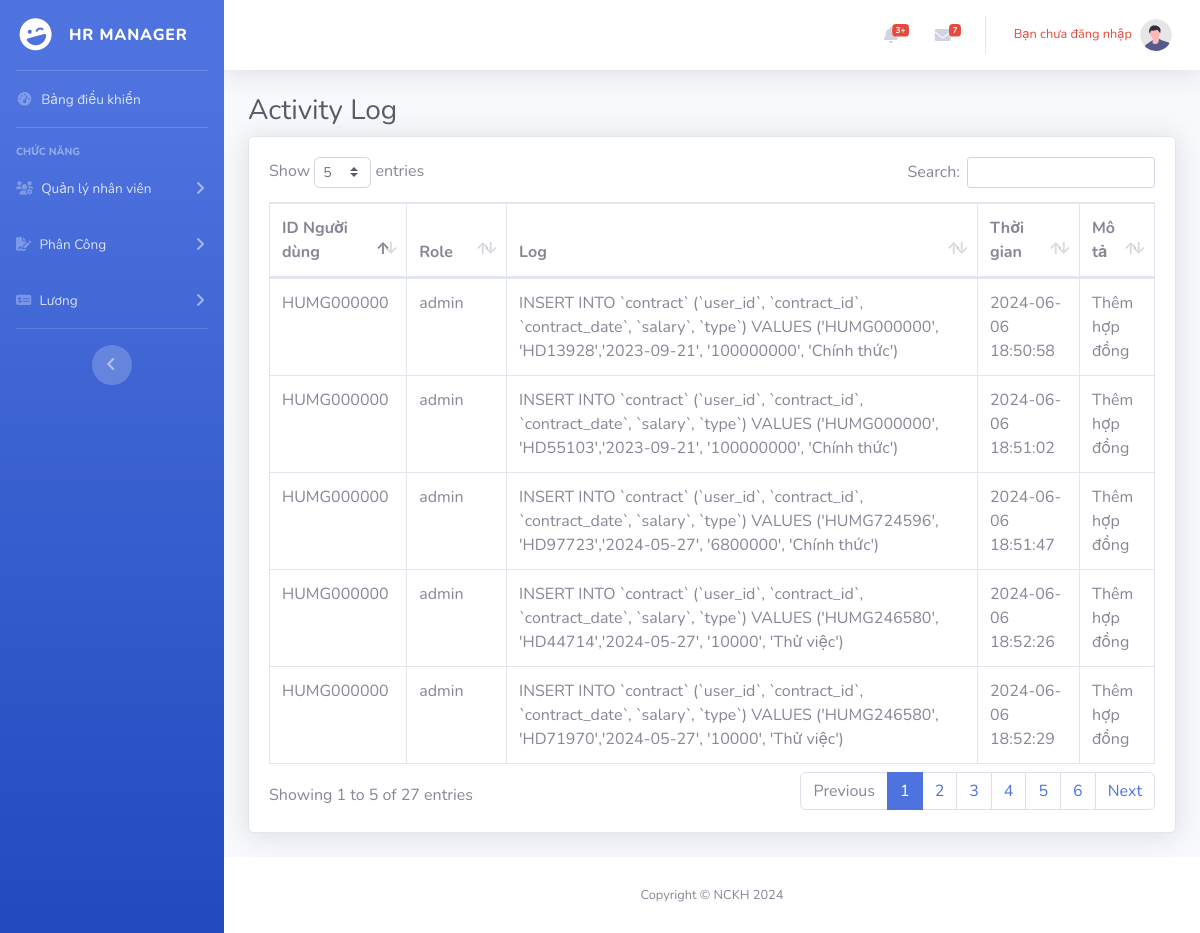
The page /activity_log.php on the database its author committed.
### tables this page shows
CREATE TABLE `modification` (
  `id` int(11) NOT NULL,
  `name` varchar(25) NOT NULL,
  `role` varchar(25) NOT NULL,
  `text_log` text NOT NULL,
  `timestamp` timestamp NOT NULL DEFAULT current_timestamp(),
  `description` varchar(100) DEFAULT NULL
);

### activity_log.php (the view, shortened to what this page needs)
<!DOCTYPE html>
<html lang="en">
<head>
    <link href="vendor/fontawesome-free/css/all.min.css" rel="stylesheet" type="text/css">
    <link rel="stylesheet" href="https://cdnjs.cloudflare.com/ajax/libs/font-awesome/6.0.0-beta3/css/all.min.css">
    <link href="css/sb-admin-2.min.css" rel="stylesheet">
    <link href="vendor/datatables/dataTables.bootstrap4.min.css" rel="stylesheet">
</head>
<body id="page-top">
    <div id="wrapper">
        <ul class="navbar-nav bg-gradient-primary sidebar sidebar-dark accordion" id="accordionSidebar">
            <a class="sidebar-brand d-flex align-items-center justify-content-center" href="dashboard.php">
                <div class="sidebar-brand-icon rotate-n-15">
                    <i class="fas fa-laugh-wink"></i>
                </div>
                <div class="sidebar-brand-text mx-3">HR Manager</div>
            </a>
            <hr class="sidebar-divider my-0">
            <li class="nav-item">
                <a class="nav-link" href="dashboard.php">
                    <i class="fas fa-fw fa-tachometer-alt"></i>
                    <span>Bảng điều khiển</span></a>
            </li>
            <hr class="sidebar-divider">
            <div class="sidebar-heading">
                Chức năng
            </div>
            <li class="nav-item">
                <a class="nav-link collapsed" href="#" data-toggle="collapse" data-target="#collapseTwo"
                    aria-expanded="true" aria-controls="collapseTwo">
                    <i class="fas fa-fw fa-users-gear"></i>
                    <span>Quản lý nhân viên</span>
                </a>
            </li>
            <li class="nav-item">
                <a class="nav-link collapsed" href="#" data-toggle="collapse" data-target="#collapseFour"
                    aria-expanded="true" aria-controls="collapseFour">
                    <i class="fa-solid fa-file-signature"></i>
                    <span>Phân Công</span>
                </a>
            </li>
            <li class="nav-item">
                <a class="nav-link collapsed" href="#" data-toggle="collapse" data-target="#collapseThree" aria-expanded="true" aria-controls="collapseThree">
                    <i class="fa-solid fa-money-check-dollar"></i>
                    <span>Lương</span>
                </a>
            </li>
            <hr class="sidebar-divider">
            <div class="text-center d-none d-md-inline">
                <button class="rounded-circle border-0" id="sidebarToggle"></button>
            </div>
        </ul>
        <div id="content-wrapper" class="d-flex flex-column ">
            <div id="content">
                <nav class="navbar navbar-expand navbar-light bg-white topbar mb-4 static-top shadow">
                    <ul class="navbar-nav ml-auto">
                        <li class="nav-item dropdown no-arrow mx-1">
                            <a class="nav-link dropdown-toggle" href="#" id="alertsDropdown" role="button" data-toggle="dropdown" aria-haspopup="true" aria-expanded="false">
                                <i class="fas fa-bell fa-fw"></i>
                                <span class="badge badge-danger badge-counter">3+</span>
                            </a>
                        </li>
                        <li class="nav-item dropdown no-arrow mx-1">
                            <a class="nav-link dropdown-toggle" href="#" id="messagesDropdown" role="button" data-toggle="dropdown" aria-haspopup="true" aria-expanded="false">
                                <i class="fas fa-envelope fa-fw"></i>
                                <span class="badge badge-danger badge-counter">7</span>
                            </a>
                        </li>
                        <li class="nav-item dropdown no-arrow">
                            <a class="nav-link dropdown-toggle" href="#" id="userDropdown" role="button" data-toggle="dropdown" aria-haspopup="true" aria-expanded="false">
                                <span class="mr-2 d-none d-lg-inline text-gray-600 small">
                                    <?php
                                        if (isset($_SESSION['nameaccount'])) {
                                            echo "<div>Chào: <span class='text-success'>" . $_SESSION['nameaccount'] . "</span></div>";
                                        } else {
                                            echo "<div class='text-danger'>Bạn chưa đăng nhập</div>";
                                        }
                                    ?>
                                </span>
                                <img class="img-profile rounded-circle" src="img/undraw_profile.svg">
                            </a>
                        </li>
                    </ul>
                </nav>
                <div class="container-fluid">
                    <h1 class="h3 mb-2 text-gray-800">Activity Log</h1>
                    <div class="card shadow mb-4">
                        <div class="card-body">
                            <div class="table-responsive">
                                <table class="table table-bordered" id="myDataTable" width="100%" cellspacing="0">
                                    <?php
                                    require 'connect_database.php';
                                    mysqli_set_charset($connect, 'UTF8');
                                    $sql = "SELECT * FROM modification";
                                    $result = $connect->query($sql);
                                    echo "
                                                <thead>
                                                    <tr>
                                                        <th>ID Người dùng</th>
                                                        <th>Role</th>
                                                        <th>Log</th>
                                                        <th>Thời gian</th>
                                                        <th>Mô tả</th>
                                                    </tr>
                                                </thead>
                                                <tbody>";
                                    while ($row = $result->fetch_assoc()) {
                                        echo "<tr>".
                                        "<td>".$row["name"]."</td>".
                                        "<td>".$row["role"]."</td>".
                                        "<td>".$row["text_log"]."</td>".
                                        "<td>".$row["timestamp"]."</td>".
                                        "<td>".$row["description"]."</td>
                                    </tr>";
                                    }
                                    ?>
                                    </tbody>
                                </table>
                            </div>
                        </div>
                    </div>
                </div>
            </div>
            <footer class="sticky-footer bg-white">
                <div class="container my-auto">
                    <div class="copyright text-center my-auto">
                        <span>Copyright &copy; NCKH 2024</span>
                    </div>
                </div>
            </footer>
        </div>
    </div>
</body>
</html>

### rows shown on the page
modification: name "HUMG000000", role "admin", text_log "INSERT INTO `contract` (`user_id`, `contract_id`, `contract_date`, `salary`, `type`) VALUES ('HUMG000000', 'HD13928','2023-09-21', '100000000', 'Chính thức')", timestamp "2024-06-06 18:50:58", description "Thêm hợp đồng"
modification: name "HUMG000000", role "admin", text_log "INSERT INTO `contract` (`user_id`, `contract_id`, `contract_date`, `salary`, `type`) VALUES ('HUMG000000', 'HD55103','2023-09-21', '100000000', 'Chính thức')", timestamp "2024-06-06 18:51:02", description "Thêm hợp đồng"
modification: name "HUMG000000", role "admin", text_log "INSERT INTO `contract` (`user_id`, `contract_id`, `contract_date`, `salary`, `type`) VALUES ('HUMG724596', 'HD97723','2024-05-27', '6800000', 'Chính thức')", timestamp "2024-06-06 18:51:47", description "Thêm hợp đồng"
modification: name "HUMG000000", role "admin", text_log "INSERT INTO `contract` (`user_id`, `contract_id`, `contract_date`, `salary`, `type`) VALUES ('HUMG246580', 'HD44714','2024-05-27', '10000', 'Thử việc')", timestamp "2024-06-06 18:52:26", description "Thêm hợp đồng"
modification: name "HUMG000000", role "admin", text_log "INSERT INTO `contract` (`user_id`, `contract_id`, `contract_date`, `salary`, `type`) VALUES ('HUMG246580', 'HD71970','2024-05-27', '10000', 'Thử việc')", timestamp "2024-06-06 18:52:29", description "Thêm hợp đồng"
